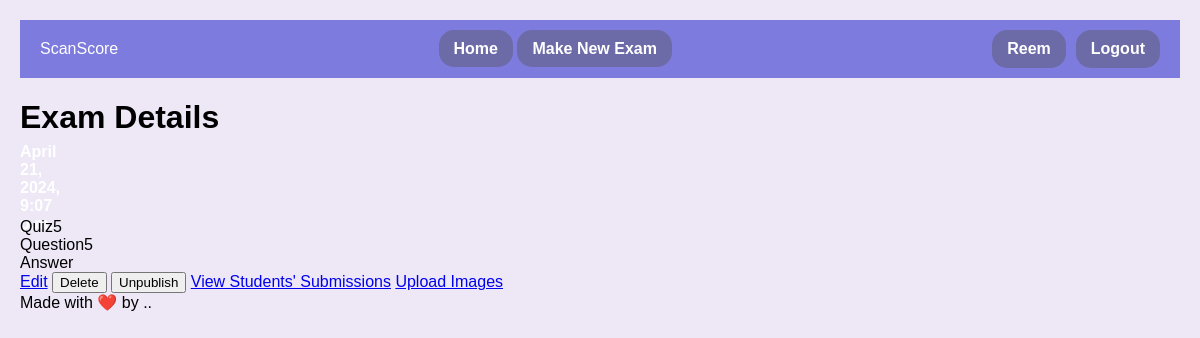
Page /exam/6/ (signed in) on the earlier database version.
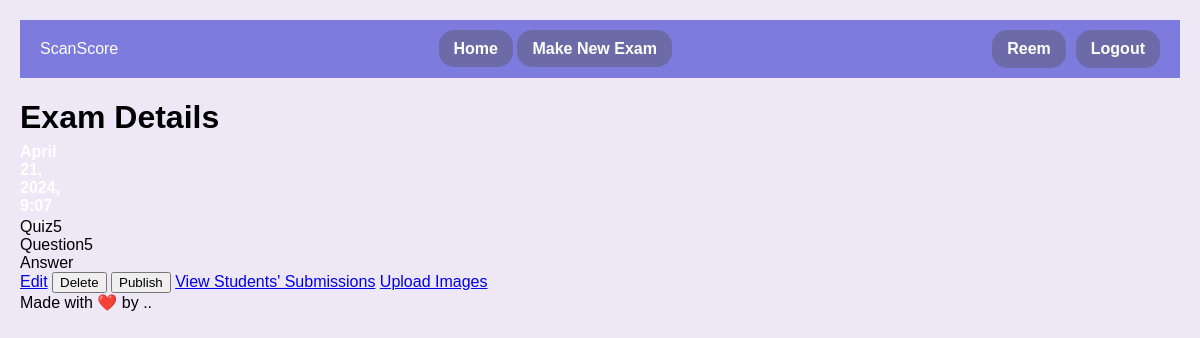
Same page on the later database version.
### myapp/views.py (the view)
# urls.py: path('exam/<int:exam_id>/', views.view_exam, name='view_exam'),
def view_exam(request, exam_id):
    exam = Exam.objects.get(pk=exam_id)
    if not (request.user == exam.teacher or hasattr(request.user, 'teacher')):
        return HttpResponseForbidden("You are not authorized to view this exam.")
    return render(request, 'myapp/teacher/view_exam.html', {'exam': exam})

### templates/myapp/teacher/view_exam.html (shortened to what this page needs)
{% extends "myapp/teacher/teacher-base.html" %}
{% block content %}
<div class="container">
    <h1>Exam Details</h1>
    <div class="exam-date">
        {{ exam.time_created }}
    </div>
    <div class="exam-name">
        {{ exam.name }}
    </div>
    <div class="exam-question">
        {{ exam.question }}
    </div>
    <div class="exam-model-answer">
        {{ exam.model_answer }}
    </div>
    <div class="exam-buttons">
        <a href="{% url 'edit_exam' exam.id %}" class="btn btn-primary">Edit</a>
        <form action="{% url 'delete_exam' exam.id %}" method="post" style="display: inline-block;">
            <button type="submit" class="btn btn-danger" onclick="return confirm('Are you sure you want to delete this exam?');">Delete</button>
        </form>
        {% if not exam.is_active %}
        <form action="{% url 'publish_exam' exam.id %}" method="post" style="display: inline-block;">
            <button type="submit" class="btn btn-success" onclick="return confirm('Are you sure you want to make the exam available for students?');">Publish</button>
        </form>
        <a href="{% url 'view_submissions' exam.id %}" class="btn btn-primary">View Students' Submissions</a>
        {% endif %}
        {% if exam.is_active %}
        <form action="{% url 'unpublish_exam' exam.id %}" method="post" style="display: inline-block;">
            <button type="submit" class="btn btn-warning" onclick="return confirm('Are you sure you want to make the exam unavailable for students?');">Unpublish</button>
        </form>
        <a href="{% url 'view_submissions' exam.id %}" class="btn btn-primary">View Students' Submissions</a>
        {% endif %}
        <a href="{% url 'upload_images' exam.id %}" class="btn btn-primary">Upload Images</a>
    </div>
</div>
{% endblock %}

Differences in the rows shown:
changed Exam "Quiz5": is_active True → False (drawn)
Other differences:
text no longer shown: "Unpublish"
text now shown: "Publish"
